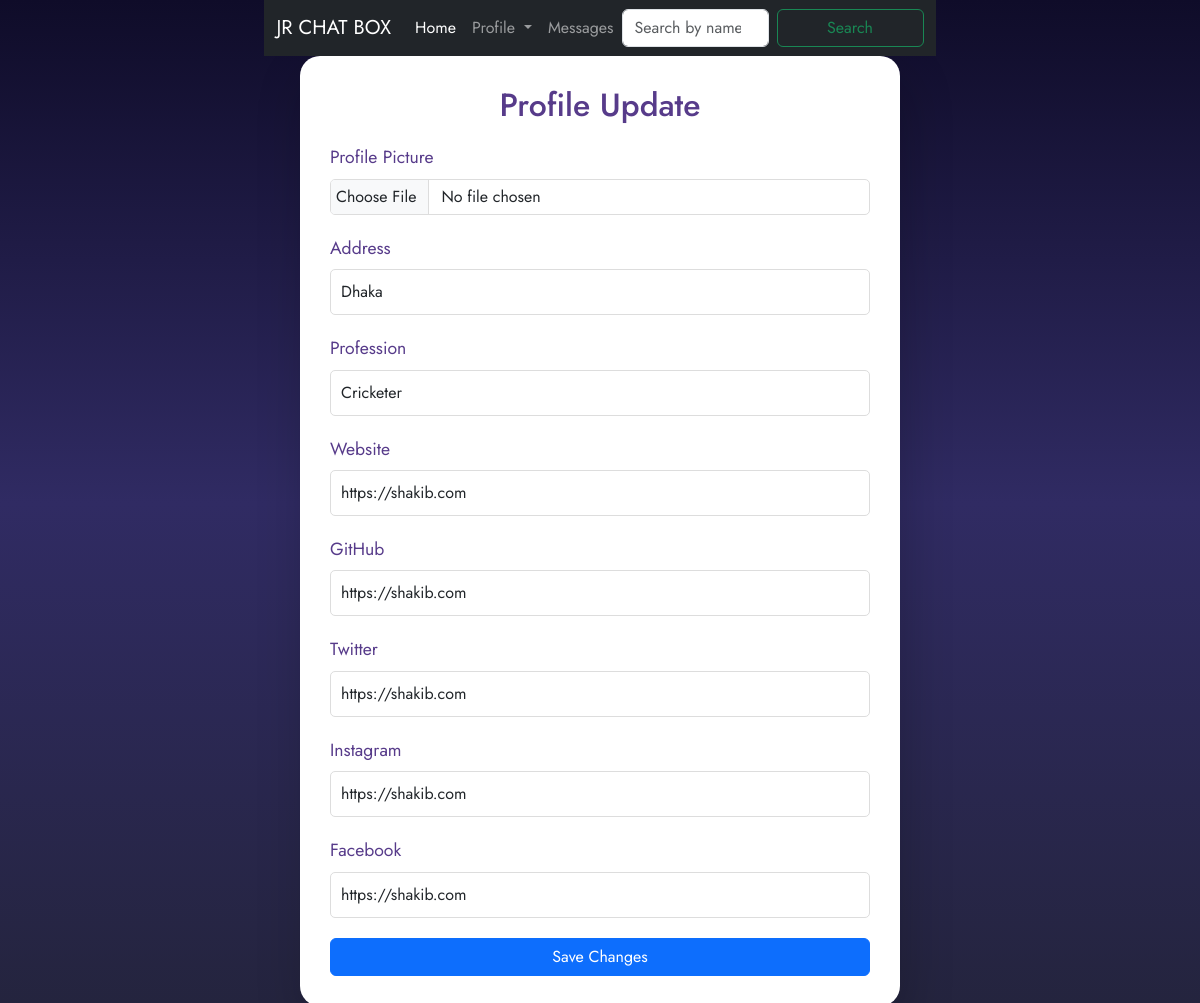
The page /edit_profile/ (signed in) on the database its author committed.
### Chat/models.py (models this page shows, shortened)
class UserProfile(models.Model):
    user = models.OneToOneField(User, on_delete=models.CASCADE)
    profile_picture = models.ImageField(upload_to='profile_pictures/', null=True, blank=True)
    address = models.CharField(max_length=200, null=True, blank=True)
    profession = models.CharField(max_length=200, null=True, blank=True)
    website = models.URLField(null=True, blank=True)
    github = models.URLField(null=True, blank=True)
    twitter = models.URLField(null=True, blank=True)
    instagram = models.URLField(null=True, blank=True)
    facebook = models.URLField(null=True, blank=True)

### Chat/views.py (the view, shortened to what this page needs)
# urls.py: path('edit_profile/', views.edit_profile, name='edit_profile'),
@login_required(login_url='authenticate')
def edit_profile(request):
    user_profile = UserProfile.objects.get(user=request.user)
    return render(request, 'edit_profile.html', {'user_profile': user_profile})

### templates/edit_profile.html (shortened to what this page needs)
{% load static %}
<!DOCTYPE html>
<html lang="en">
<head>
    <link href="https://cdn.jsdelivr.net/npm/bootstrap@5.3.0-alpha1/dist/css/bootstrap.min.css" rel="stylesheet">
    <link rel="stylesheet" href="{% static 'edit_profile.css' %}">
</head>
<body>
    <nav class="navbar navbar-expand-lg navbar-dark bg-dark">
        <div class="container-fluid">
            <a class="navbar-brand" href="#">JR CHAT BOX</a>
            <div class="collapse navbar-collapse" id="navbarNav">
                <ul class="navbar-nav">
                    <li class="nav-item">
                        <a class="nav-link active" href="{% url 'home' %}">Home</a>
                    </li>
                    <li class="nav-item dropdown">
                        <a class="nav-link dropdown-toggle" href="#" id="navbarDropdown" role="button" data-bs-toggle="dropdown" aria-expanded="false">
                            Profile
                        </a>
                    </li>
                    <li class="nav-item">
                        <a class="nav-link" href="{% url 'message_box' %}">Messages</a>
                    </li>
                </ul>
                <form method="GET" action="{% url 'search_profile' %}" class="d-flex ms-auto" role="search">
                    <input class="form-control me-2" type="search" name="query" placeholder="Search by name or email" aria-label="Search" value="{{ request.GET.query }}">
                    <button class="btn btn-outline-success" type="submit">Search</button>
                </form>
            </div>
        </div>
    </nav>
    <div class="main">
        <h2>Profile Update</h2>
        <form method="POST" enctype="multipart/form-data">
            <div class="form-group">
                <label for="profile_picture">Profile Picture</label>
                <input type="file" name="profile_picture" class="form-control" id="profile_picture">
            </div>
            <div class="form-group">
                <label for="address">Address</label>
                <input type="text" name="address" class="form-control" id="address" value="{{ user_profile.address }}">
            </div>
            <div class="form-group">
                <label for="profession">Profession</label>
                <input type="text" name="profession" class="form-control" id="profession" value="{{ user_profile.profession }}">
            </div>
            <div class="form-group">
                <label for="website">Website</label>
                <input type="url" name="website" class="form-control" id="website" value="{{ user_profile.website }}">
            </div>
            <div class="form-group">
                <label for="github">GitHub</label>
                <input type="url" name="github" class="form-control" id="github" value="{{ user_profile.github }}">
            </div>
            <div class="form-group">
                <label for="twitter">Twitter</label>
                <input type="url" name="twitter" class="form-control" id="twitter" value="{{ user_profile.twitter }}">
            </div>
            <div class="form-group">
                <label for="instagram">Instagram</label>
                <input type="url" name="instagram" class="form-control" id="instagram" value="{{ user_profile.instagram }}">
            </div>
            <div class="form-group">
                <label for="facebook">Facebook</label>
                <input type="url" name="facebook" class="form-control" id="facebook" value="{{ user_profile.facebook }}">
            </div>
            <button type="submit" class="btn btn-primary">Save Changes</button>
        </form>
    </div>
</body>
</html>

### static/edit_profile.css (style rules this page uses)
body { margin: 0; padding: 0; display: flex; flex-direction: column; justify-content: flex-start; align-items: center; min-height: 100vh; font-family: 'Jost', sans-serif; background: linear-gradient(to bottom, #0f0c29, #302b63, #24243e); }
.main { width: 600px; padding: 30px; background: #ffffff; border-radius: 20px; box-shadow: 5px 20px 50px rgba(0, 0, 0, 0.2); }
.main h2 { text-align: center; color: #573b8a; font-size: 2em; margin-bottom: 20px; }
.form-group { margin-bottom: 20px; }
.form-group label { display: block; font-size: 1.1em; color: #573b8a; margin-bottom: 8px; }
.form-group input { width: 100%; padding: 10px; font-size: 1em; border: 1px solid #ddd; border-radius: 5px; outline: none; transition: border-color 0.3s; }
button { width: 100%; padding: 12px; background: #573b8a; color: #ffffff; font-size: 1.1em; border: none; border-radius: 5px; cursor: pointer; transition: background 0.3s; }
#profile_picture { padding: 5px; }

### rows shown on the page
UserProfile: address "Dhaka", profession "Cricketer", website "https://shakib.com", github "https://shakib.com", twitter "https://shakib.com", instagram "https://shakib.com", facebook "https://shakib.com"
